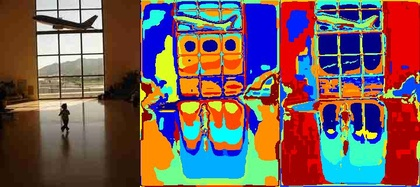
%> input picture assgn5/results/wordMapRGB/airport/sun_aerinlrdodkqnypz.jpg, 420 x 187 px, shrunk from 720 x 320 before the run
$ octave testExtractFilterResponse.m   (GNU Octave 9; MATLAB toolbox functions it lacks are replaced by stand-ins)
%> lines starting %> are read from the running program, lines starting %| are printed output that depends on the picture
### assgn5/matlab/loadImage.m
function [I] = loadImage()
    I = imread('../data/airport/sun_aerinlrdodkqnypz.jpg');
%> I is the input picture: size 187x420x3 uint8; mean R, G, B 118.4, 94, 91
% [4 lines of commented-out code are left out]

### assgn5/matlab/createFilterBank.m
function [filterBank] = createFilterBank()
% Code to generate reasonable filter bank

gaussianScales = [1 2 4 8 sqrt(2)*8];
logScales      = [1 2 4 8 sqrt(2)*8];
dxScales       = [1 2 4 8 sqrt(2)*8];
dyScales       = [1 2 4 8 sqrt(2)*8];

filterBank = cell(numel(gaussianScales) + numel(logScales) + numel(dxScales) + numel(dyScales),1);

idx = 0;

for scale = gaussianScales
    idx = idx + 1;
    filterBank{idx} = fspecial('gaussian', 2*ceil(scale*2.5)+1, scale);
end

for scale = logScales
    idx = idx + 1;
    filterBank{idx} = fspecial('log', 2*ceil(scale*2.5)+1, scale);
end

for scale = dxScales
    idx = idx + 1;
    f = fspecial('gaussian', 2*ceil(scale*2.5) + 1, scale);
    f = imfilter(f, [-1 0 1], 'same');
    filterBank{idx} = f;
end

for scale = dyScales
    idx = idx + 1;
    f = fspecial('gaussian', 2*ceil(scale*2.5) + 1, scale);
    f = imfilter(f, [-1 0 1]', 'same');
    filterBank{idx} = f;
end

return;

### assgn5/matlab/extractFilterResponses.m
function [filterResponses] = extractFilterResponses(I, filterBank)
    [~,~,x] = size(I);
%> x = 3
    if x == 3
        [L,A,B] = RGB2Lab(I);
    else
        L = I;
        A = I;
        B = I;
    end
    [fno,~] = size(filterBank);
    [H,W] = size(L);
    filterResponses = zeros(H,W,fno*3);
    for  i=1:fno
        filterResponses(:,:,3*(i-1)+1) = conv2(L, filterBank{i}, 'same');
        filterResponses(:,:,3*(i-1)+2) = conv2(A, filterBank{i}, 'same');
        filterResponses(:,:,3*(i-1)+3) = conv2(B, filterBank{i}, 'same');
    end;

### assgn5/matlab/RGB2Lab.m
function [L,a,b] = RGB2Lab(R,G,B)
% function [L, a, b] = RGB2Lab(R, G, B)
% RGB2Lab takes matrices corresponding to Red, Green, and Blue, and
% transforms them into CIELab.  This transform is based on ITU-R
% Recommendation  BT.709 using the D65 white point reference.
% The error in transforming RGB -> Lab -> RGB is approximately
% 10^-5.  RGB values can be either between 0 and 1 or between 0 and 255.
% By Mark Ruzon from C code by Yossi Rubner, 23 September 1997.
% Updated for MATLAB 5 28 January 1998.

if (nargin == 1)
  B = double(R(:,:,3));
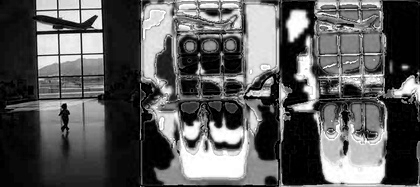
%> B: size 187x420 double; min 0, max 255, mean 91
  G = double(R(:,:,2));
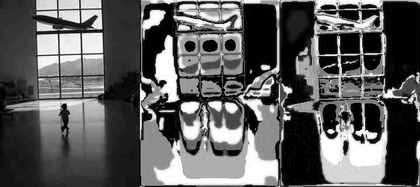
%> G: size 187x420 double; min 0, max 255, mean 94
  R = double(R(:,:,1));
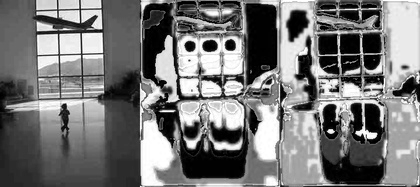
%> R: size 187x420 double; min 0, max 255, mean 118.4
end

if ((max(max(R)) > 1.0) | (max(max(G)) > 1.0) | (max(max(B)) > 1.0))
  R = R/255;
  G = G/255;
  B = B/255;
end

[M, N] = size(R);
%> M = 187; N = 420
s = M*N;
%> s = 78540

% Set a threshold
T = 0.008856;

RGB = [reshape(R,1,s); reshape(G,1,s); reshape(B,1,s)];

% RGB to XYZ
MAT = [0.412453 0.357580 0.180423;
       0.212671 0.715160 0.072169;
       0.019334 0.119193 0.950227];
XYZ = MAT * RGB;

X = XYZ(1,:) / 0.950456;
Y = XYZ(2,:);
Z = XYZ(3,:) / 1.088754;

XT = X > T;
%> XT = 78540 logical values, 78533 true
YT = Y > T;
%> YT = 78540 logical values, 78505 true
ZT = Z > T;
%> ZT = 78540 logical values, 78101 true

fX = XT .* X.^(1/3) + (~XT) .* (7.787 .* X + 16/116);

% Compute L
Y3 = Y.^(1/3);
fY = YT .* Y3 + (~YT) .* (7.787 .* Y + 16/116);
L  = YT .* (116 * Y3 - 16.0) + (~YT) .* (903.3 * Y);

fZ = ZT .* Z.^(1/3) + (~ZT) .* (7.787 .* Z + 16/116);

% Compute a and b
a = 500 * (fX - fY);
b = 200 * (fY - fZ);

L = reshape(L, M, N);
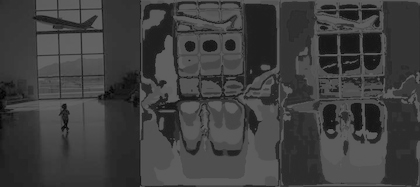
%> L: size 187x420 double; min 1.76, max 100, mean 63
a = reshape(a, M, N);
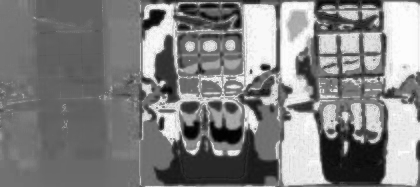
%> a: size 187x420 double; min -49.48, max 79.43, mean 15.7; drawn with min black and max white
b = reshape(b, M, N);
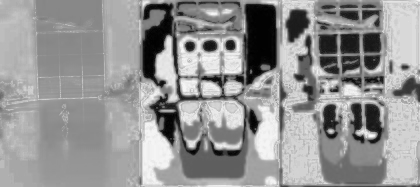
%> b: size 187x420 double; min -105.3, max 92.1, mean 10; drawn with min black and max white

if ((nargout == 1) | (nargout == 0))
  L = cat(3,L,a,b);
end

### assgn5/matlab/testExtractFilterResponse.m
I = loadImage();
B = createFilterBank();
R = extractFilterResponses(I,B);
figure;
imshow(mat2gray([R(:,:,1), R(:,:,2), R(:,:,3)]));
figure;
imshow(mat2gray([R(:,:,16), R(:,:,17), R(:,:,18)]));
figure;
imshow(mat2gray([R(:,:,31), R(:,:,32), R(:,:,33)]));
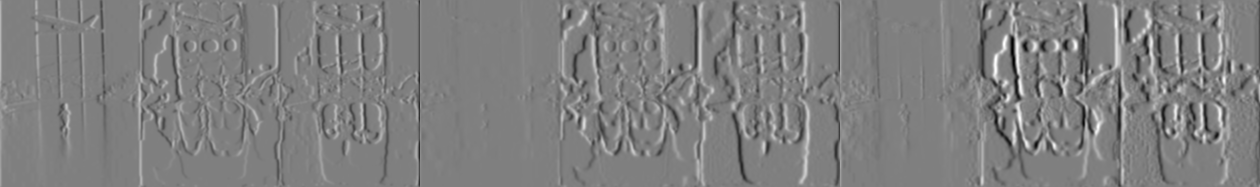
%> displayed picture: size 187x1260, on the screen's scale of 0 to 255; min 0, max 255, mean 127.3

$ run again, with assgn5/data/airport/sun_agfgtuuejaamawrv.jpg copied over assgn5/results/wordMapRGB/airport/sun_aerinlrdodkqnypz.jpg
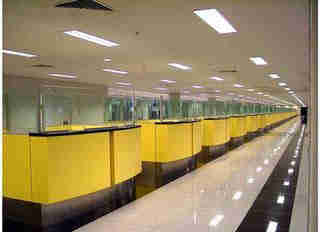
%> input picture assgn5/data/airport/sun_agfgtuuejaamawrv.jpg, 320 x 232 px
%> in loadImage, I is the input picture: size 232x320x3 uint8; mean R, G, B 151.1, 134.2, 97.3
%> in RGB2Lab, `R = double(R(:,:,1));`:
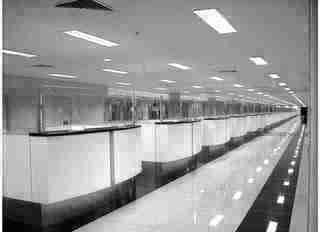
%> R: size 232x320 double; min 0, max 255, mean 151.1
%> XT = 74240 logical values, 74146 true
%> YT = 74240 logical values, 74012 true
%> ZT = 74240 logical values, 73977 true
%> `imshow(mat2gray([R(:,:,31), R(:,:,32), R(:,:,33)]));`:
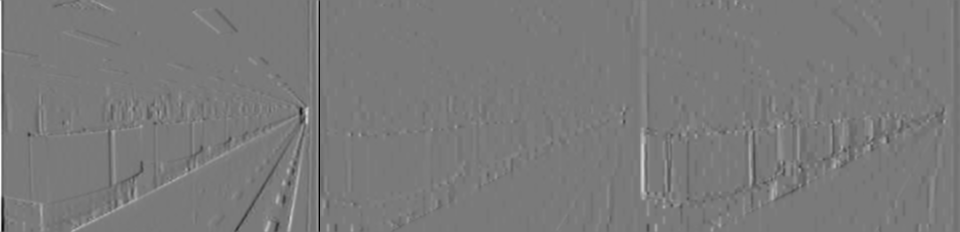
%> displayed picture: size 232x960, on the screen's scale of 0 to 255; min 0, max 255, mean 121.9

$ run again, with assgn5/results/wordMapRGB/airport/sun_afijvcdfbowiakrd.jpg copied over assgn5/results/wordMapRGB/airport/sun_aerinlrdodkqnypz.jpg
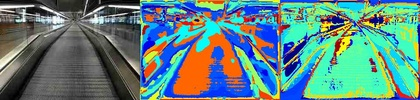
%> input picture assgn5/results/wordMapRGB/airport/sun_afijvcdfbowiakrd.jpg, 420 x 100 px, shrunk from 960 x 228 before the run
%> in loadImage, I is the input picture: size 100x420x3 uint8; mean R, G, B 96, 133.8, 128.7
%> in RGB2Lab, `R = double(R(:,:,1));`:
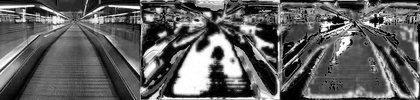
%> R: size 100x420 double; min 0, max 255, mean 96
%> XT = 42000 logical values, 41932 true
%> YT = 42000 logical values, 41931 true
%> ZT = 42000 logical values, 41901 true
%> `imshow(mat2gray([R(:,:,31), R(:,:,32), R(:,:,33)]));`:
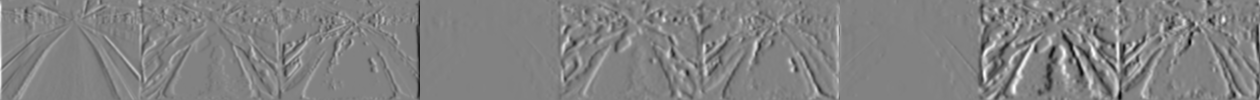
%> displayed picture: size 100x1260, on the screen's scale of 0 to 255; min 0, max 255, mean 129.8

$ run again, with assgn5/results/wordMapRGB/airport/sun_agfgtuuejaamawrv.jpg copied over assgn5/results/wordMapRGB/airport/sun_aerinlrdodkqnypz.jpg
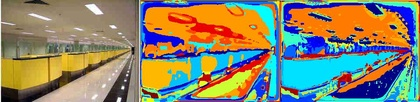
%> input picture assgn5/results/wordMapRGB/airport/sun_agfgtuuejaamawrv.jpg, 420 x 102 px, shrunk from 960 x 232 before the run
%> in loadImage, I is the input picture: size 102x420x3 uint8; mean R, G, B 137.4, 133.1, 107.6
%> XT = 42840 logical values, 42830 true
%> YT = 42840 logical values, 42821 true
%> ZT = 42840 logical values, 42800 true
%> `imshow(mat2gray([R(:,:,31), R(:,:,32), R(:,:,33)]));`:
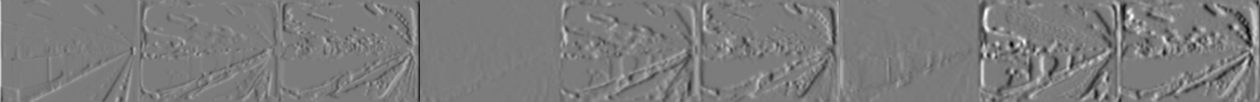
%> displayed picture: size 102x1260, on the screen's scale of 0 to 255; min 0, max 255, mean 123.8
